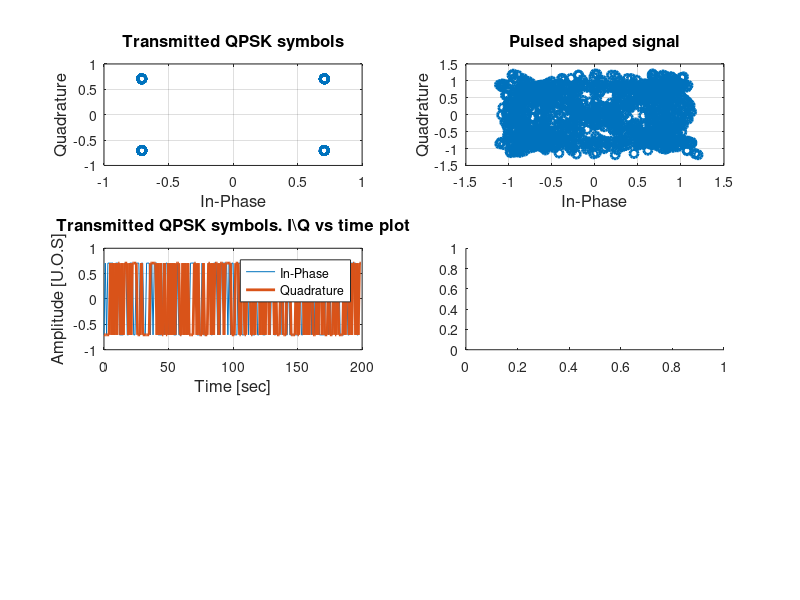

This chart was generated by the following MATLAB code: (Note: this script raises an error after producing the figure.)
%% An educational code about syncronization based on the guide in PySDR, written completely in matlab
% https://pysdr.org/content/sync.html
% Adapted by Daniel Teitelman

%% Setup

close all;
clear;
clc;

%% Signal generation 

% Generating QPSK waveform

num_symbols = 200;
sps = 8;
symbols = randsrc(1,num_symbols,[1+1j 1-1j -1+1j -1-1j])/sqrt(2);
pulse_train = [];
for i  = 1:num_symbols
    pulse = zeros(1,sps);
    pulse(1) = symbols(i);
    pulse_train = [pulse_train,pulse];
end

% Passing the pulse train through a raised cosine filter - this is done to 
% minimize intersymbol interference (ISI). 
% We first create the filter than convolve it with the pulse train, thus we
% pulse shaped our waveform.

% Create pulse shaping filter

num_taps = 101;
beta = 0.35;
Ts = sps; % Assume sample rate is 1 Hz, so sample period is 1, so *symbol* period is 8
t = -51:1:51;
h = sinc(t./Ts) .* cos(pi.*beta.*t./Ts) ./ (1 - (2.*beta.*t./Ts).^2);

% Filter the signal

samples = conv(pulse_train,h,'same');

% Plot waveform generation pipeline

figure;
subplot(3, 2, 1)
plot(real(symbols),imag(symbols),'o','LineWidth',2)
grid on;
xlabel('In-Phase','FontSize',12)
ylabel('Quadrature','FontSize',12)
title('Transmitted QPSK symbols','FontSize',12)
subplot(3, 2, 2)
plot(real(samples),imag(samples),'o','LineWidth',2)
grid on;
xlabel('In-Phase','FontSize',12)
ylabel('Quadrature','FontSize',12)
title('Pulsed shaped signal','FontSize',12)
subplot(3, 2, 3)
plot(0:1:num_symbols-1,real(symbols),0:1:num_symbols-1,imag(symbols),'LineWidth',2)
grid on;
xlabel('Time [sec]','FontSize',12)
ylabel('Amplitude [U.O.S]','FontSize',12)
title('Transmitted QPSK symbols. I\\Q vs time plot','FontSize',12)
legend('In-Phase','Quadrature')
subplot(3, 2, 4)
plot(get_t(samples),real(samples),get_t(samples),imag(samples),'LineWidth',2)
grid on;
xlabel('Time [sec]','FontSize',12)
ylabel('Amplitude [U.O.S]','FontSize',12)
title('Pulsed shaped signal. I\\Q vs time plot','FontSize',12)
legend('In-Phase','Quadrature')
subplot(3, 2, [5 6])
stem(t,h,'LineWidth',2)
grid on;
xlabel('Taps [#]','FontSize',12)
ylabel('Amplitude','FontSize',12)
title('Raised cosine filter taps','FontSize',12)

%% Simulating the channel

% We add a delay, an operation which is done by using a fractional delay
% filter. For further reading look no further than https://www.intechopen.com/chapters/18566

delay = 0.4; % fractional delay, in samples
N = 21; % number of tps
n = floor(-N/2):floor(N/2)-1; % ...-3,-2,-1,0,1,2,3...
h = sinc(n-delay); % calc filter taps
h = h .* hamming(N)'; % # window the filter to make sure it decays to 0 on both sides
h = h./ sum(h); % normalize to get unity gain, we don't want to change the amplitude/power
samples_old = samples;
samples = conv(samples,h,'same'); % apply filter

% Plot delay channel result

figure;
subplot(4, 2, [1 2 3 4])
plot(real(samples_old),imag(samples_old),'o',real(samples),imag(samples),'o','LineWidth',2)
grid on;
xlabel('In-Phase','FontSize',12)
ylabel('Quadrature','FontSize',12)
title('I\\Q plot - Comparison between before and after applying the fractional delay filter','FontSize',12)
legend('Before fractional delay filter','After fractional delay filter')
subplot(4, 2, 5)
plot(get_t(samples_old(1:200)),real(samples_old(1:200)),get_t(samples(1:200)),real(samples(1:200)),'LineWidth',2)
grid on;
xlabel('Time [sec]','FontSize',12)
ylabel('Amplitude [U.O.S]','FontSize',12)
title('In-Phase vs time','FontSize',12)
legend('Before fractional delay filter','After fractional delay filter')
subplot(4, 2, 6)
plot(get_t(samples_old(1:200)),imag(samples_old(1:200)),get_t(samples(1:200)),imag(samples(1:200)),'LineWidth',2)
grid on;
xlabel('Time [sec]','FontSize',12)
ylabel('Amplitude [U.O.S]','FontSize',12)
title('Quadrature vs time','FontSize',12)
legend('Before fractional delay filter','After fractional delay filter')
subplot(4, 2, [7 8])
stem(n,h,'LineWidth',2)
grid on;
xlabel('Taps [#]','FontSize',12)
ylabel('Amplitude','FontSize',12)
title('Fractional delay filter taps','FontSize',12)

% Adding a frequency offset

fs = 1e6; % assume our sample rate is 1 MHz
fo = 13000; % simulte freq offset
Ts = 1/fs; % calc sample period
t = 0:Ts:Ts*(size(samples,2)-1);
samples_old = samples;
samples = samples .* exp(1j.*2.*pi.*fo.*t);

% Plot frequency offset channel result

figure;
subplot(3, 2, [1 2 3 4])
plot(real(samples_old),imag(samples_old),'o',real(samples),imag(samples),'o','LineWidth',2)
grid on;
xlabel('In-Phase','FontSize',12)
ylabel('Quadrature','FontSize',12)
title('I\\Q plot - Comparison between before and after applying a frequency offset channel','FontSize',12)
legend('Before frequency offset channel','After frequency offset channel')
subplot(3, 2, 5)
plot(get_t(samples_old(1:600)),real(samples_old(1:600)),get_t(samples(1:600)),real(samples(1:600)),'LineWidth',2)
grid on;
xlabel('Time [sec]','FontSize',12)
ylabel('Amplitude [U.O.S]','FontSize',12)
title('In-Phase vs time','FontSize',12)
legend('Before frequency offset channel','After frequency offset channel')
subplot(3, 2, 6)
plot(get_t(samples_old(1:600)),imag(samples_old(1:600)),get_t(samples(1:600)),imag(samples(1:600)),'LineWidth',2)
grid on;
xlabel('Time [sec]','FontSize',12)
ylabel('Amplitude [U.O.S]','FontSize',12)
title('Quadrature vs time','FontSize',12)
legend('Before frequency offset channel','After frequency offset channel')

%% Time synchronization - Based on Mueller and Muller Timing Synchronization Algorithm
% further reading https://wirelesspi.com/mueller-and-muller-timing-synchronization-algorithm/

% Time synchronization is done to deal with the fractional time delay
% filter, we start with interpolating the signal, and afterwards apply the
% timing synchronization algorithm

samples_interpolated = resample(samples, 16, 1);



mu = 0; % initial estimate of phase of the sample
out = zeros(1,length(samples)+10);
out_rail = zeros(1,length(samples)+10); % stores values, each iteration we need the previous 2 values plus current value
i_in = 1; % input samples index
i_out = 3; % output index (let first two outputs be 0)
while (i_out < length(samples)) && (i_in + 16 < length(samples))
    out(i_out) = samples_interpolated(i_in*16 + round(mu*16)); % grab what we think is the "best" sample
    out_rail(i_out) = round(real(out(i_out)) > 0) + 1j*round(imag(out(i_out)) > 0);
    x = (out_rail(i_out) - out_rail(i_out-2)) * conj(out(i_out-1));
    y = (out(i_out) - out(i_out-2)) * conj(out_rail(i_out-1));
    mm_val = real(y-x);
    mu = mu + sps + 0.3*mm_val;
    i_in = i_in + floor(mu); % round down to nearest int since we are using it as an index
    mu = mu - floor(mu); % remove the intger part of mu
    i_out = i_out + 1;
end
out = out(3:i_out+1);
samples_old = samples;
samples = out;

% Plot timing synchronization algorithm result

figure;
plot(real(samples_old),imag(samples_old),'o',real(samples),imag(samples),'o','LineWidth',2)
grid on;
xlabel('In-Phase','FontSize',12)
ylabel('Quadrature','FontSize',12)
title('I\\Q plot - Comparison between before and after applying Mueller and Muller timing synchronization algorithm','FontSize',12)
legend('Before timing synchronization','After timing synchronization')

%% Coarse frequency synchronization

% We start with coarse frequency synchronization, we should remember  our
% signal is built from QPSK symbols, therefore one could look at the
% following simple trick to get a rough estimate of the frequency offset 
% the signal experienced.
% r(t) = s(t)*e^(2*pi*fo*t) + n(t) if we do two sequences of complex
% multiplication we get r^4(t) = e^(2*pi*4*fo*t) as s(t)^4 = 1.

freqs = -fs/2:fs/2;
fft_samples = abs(fftshift(fft(samples,length(freqs))));
fft_samples_squared = abs(fftshift(fft(samples .^ 2,length(freqs))));
fft_samples_quad  = abs(fftshift(fft(samples .^ 4,length(freqs))));
[max_freq_fft_value,max_freq_ind] = max(fft_samples_quad);
max_freq = freqs(max_freq_ind);
frequency_offset = max_freq/4;

figure;
subplot(4, 1, 1)
plot(freqs*10^(-6),fft_samples,'LineWidth',2)
grid on;
xlabel('Frequency [Mhz]','FontSize',12)
ylabel('Amplitude','FontSize',12)
title('PSD of received signal','FontSize',12)
subplot(4, 1, 2)
plot(freqs*10^(-6),fft_samples_squared,'LineWidth',2)
grid on;
xlabel('Frequency [Mhz]','FontSize',12)
ylabel('Amplitude','FontSize',12)
title('PSD of received signal squared','FontSize',12)
subplot(4, 1, 3)
plot(freqs*10^(-6),fft_samples_quad,'LineWidth',2); hold on;
stem(max_freq*10^(-6),max_freq_fft_value,'LineWidth',1.5)
legend('PSD','Frequency shift estimator','Location','northwest')
grid on;
xlabel('Frequency [Mhz]','FontSize',12)
ylabel('Amplitude','FontSize',12)
title('PSD of received signal quadropled','FontSize',12)
subplot(4, 1, 4)
plot(freqs(max_freq_ind-5e4:max_freq_ind+5e4)*10^(-6),fft_samples_quad(max_freq_ind-5e4:max_freq_ind+5e4),'LineWidth',2); hold on;
stem(max_freq*10^(-6),max_freq_fft_value,'LineWidth',1.5)
legend('PSD','Frequency shift estimator','Location','northwest')
grid on;
xlabel('Frequency [Mhz]','FontSize',12)
ylabel('Amplitude','FontSize',12)
title('PSD of received signal quadropled - Zoom in','FontSize',12)

Ts = 1/fs;
t = 0:Ts:Ts*(size(samples,2)-1);
samples_old = samples;
samples = samples.*exp(-1j*2*pi*frequency_offset*t);

figure;
plot(real(samples_old),imag(samples_old),'o',real(samples),imag(samples),'o','LineWidth',2)
grid on;
xlabel('In-Phase','FontSize',12)
ylabel('Quadrature','FontSize',12)
title('I\\Q plot - Comparison between before and after applying coarse frequency synchronization','FontSize',12)
legend('Before coarse frequency synchronization','After coarse frequency synchronization')


%% Fine Frequency Synchronization

% Fine frequency synchronization is done in order to minimize the small
% error that we didn't deal with using the previous methods. We use a
% feedback loop called a Costas Loop which is a type of PLL, for further
% reading one should look at the following source: https://en.wikipedia.org/wiki/Costas_loop

N = length(samples);
phase = 0;
freq = 0;
% These next two params is what to adjust, to make the feedback loop faster or slower (which impacts stability)
alpha = 0.132;
beta = 0.00932;
out = zeros(1,N);
freq_log = [];
for i = 1:N
    out(i) = samples(i) * exp(-1j*phase); % adjust the input sample by the inverse of the estimated phase offset
    error = order_4_costas_loop_error_equation(out(i)); % This is the error formula for 2nd order Costas Loop (e.g. for BPSK)
    % Advance the loop (recalc phase and freq offset)
    freq = freq + beta*error;
    freq_log = [freq_log; (freq*fs/(2*pi))]; % convert from angular velocity to Hz for logging
    phase = phase + freq + (alpha * error);
    while phase >= 2*pi
        phase = phase - 2*pi;
    end
    while phase < 0
        phase = phase + 2*pi;
    end
end

samples_old = samples;
samples = out;

figure;
subplot(4,2,[1 2 3 4 5 6])
plot(real(samples_old),imag(samples_old),'o',real(samples),imag(samples),'o','LineWidth',2)
grid on;
xlabel('In-Phase','FontSize',12)
ylabel('Quadrature','FontSize',12)
title('I\\Q plot - Comparison between before and after applying fine frequency synchronization','FontSize',12)
legend('Before fine frequency synchronization','After fine frequency synchronization')
subplot(4,2,[7 8])
plot(freq_log,'-','LineWidth',2)
grid on;
xlabel('Sample [#]','FontSize',12)
ylabel('Frequency offset [Hz]','FontSize',12)
title('Frequency offset with respect to sample number [#]','FontSize',12)

%% Evaluating the result

% We estimate the EVM of the synchronization procedure, as defined here 
% https://en.wikipedia.org/wiki/Error_vector_magnitude and compare the
% result with our starting symbols

EVM_value = EVM(samples,symbols);

figure;
plot(real(samples),imag(samples),'o',real(symbols),imag(symbols),'o','LineWidth',2)
grid on;
xlabel('In-Phase','FontSize',12)
ylabel('Quadrature','FontSize',12)
title(strcat('I\\Q plot - Comparison between the transmitted signals and the final synchronized signal at the receiver. EVM = ',num2str(EVM_value),' [dB]'),'FontSize',12)
legend('Received synchronized signal','Transmitted signal')


%% Functions

function t = get_t(y)
% create t linspace for given size
    t = 0:1:(size(y,2)-1);
end

function error = order_4_costas_loop_error_equation(sample)
    if real(sample) > 0
        a = 1;
    else
        a = -1;
    end
    if imag(sample) > 0
        b = 1;
    else
        b = -1;
    end
    error = a * imag(sample)  - b * real(sample);
end

function EVM_value = EVM(s_hat,s)
    EVM_value = 10 * log10(mean(abs(s_hat-s).^2)); 
end